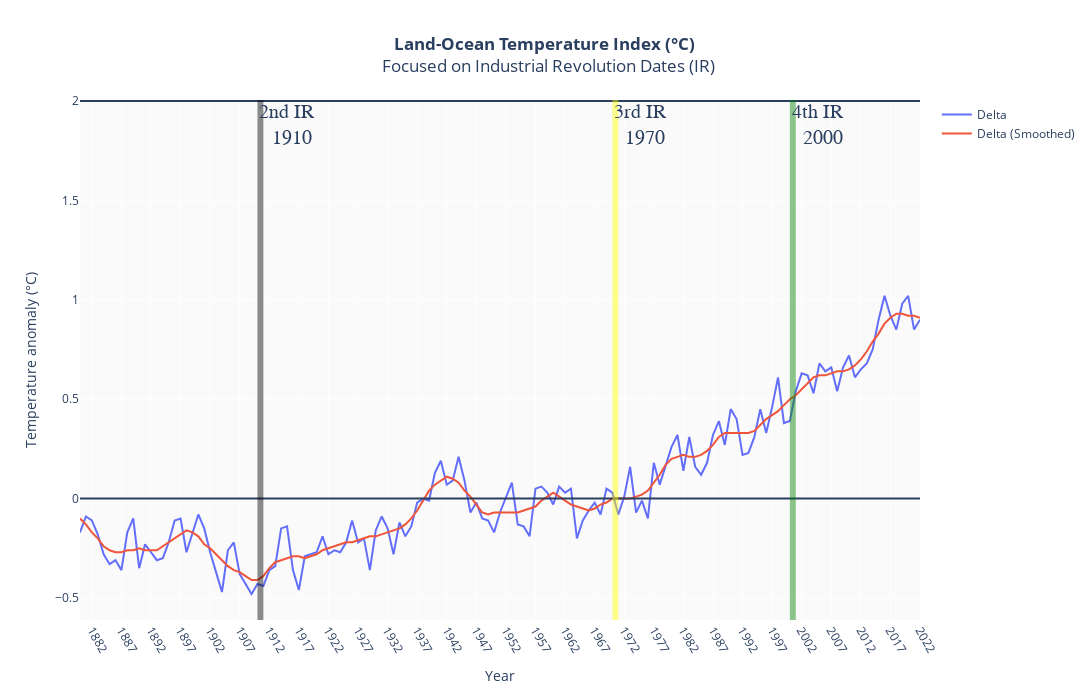

The notebook cell this image was saved under:
### Markdown cell above
### Land-Ocean Temperature Index - Visualization

### Code cell
fig = go.Figure(layout_title="<b>Land-Ocean Temperature Index (°C)</b>")
fig.add_trace(go.Scatter(
    x = df["Year"],
    y = df["Delta"],
    name="Delta",
))

fig.add_trace(go.Scatter(
    x = df["Year"],
    y = df["Detla (Smoothed)"],
    name="Delta (Smoothed)", 
))

fig.update_layout(
    autosize=False,
    width=1300,
    height=700,
    plot_bgcolor='rgb(250,250,250)',
    xaxis = dict(
    tickmode = 'linear',
    tick0 = 2,
    dtick = 5,
    ),
)
fig.update_yaxes(title_text="Temperature anomaly (°C)")
fig.update_xaxes(title_text="Year", tickangle=60)
fig.add_hline(y=0.0)
# To add maximum Temperature Delta line : uncomment the following line
fig.add_hline(y=2.0)
fig.update_layout(title_x=0.5)

fig.add_vrect(x0="1910", x1="1911", annotation_text="2nd IR <br> 1910", annotation_position="top left",
annotation=dict(font_size=20, font_family="Times New Roman"),
fillcolor="black", opacity=0.45, line_width=0)

fig.add_vrect(x0="1970", x1="1971", annotation_text="3rd IR <br> 1970", annotation_position="top left",
annotation=dict(font_size=20, font_family="Times New Roman"),
fillcolor="yellow", opacity=0.45, line_width=0)

fig.add_vrect(x0="2000", x1="2001", annotation_text="4th IR <br> 2000", annotation_position="top left",
annotation=dict(font_size=20, font_family="Times New Roman"),
fillcolor="green", opacity=0.45, line_width=0)

fig.update_layout(title_x=0.5, title_text="<b>Land-Ocean Temperature Index (°C)</b> <br> Focused on Industrial Revolution Dates (IR)")

fig.show()

### Figure 1 — Plotly figure (JSON) as saved in the notebook; plotly's stock layout.template omitted (floating-point values rounded to 4 significant figures; data arrays with more than 128 entries replaced by an {"elided": "..."} marker saying what was removed)
{"data": [{"name": "Delta", "type": "scatter", "x": {"elided": "143 int values"}, "y": {"elided": "143 float values"}}, {"name": "Delta (Smoothed)", "type": "scatter", "x": {"elided": "143 int values"}, "y": {"elided": "143 float values"}}], "layout": {"annotations": [{"font": {"family": "Times New Roman", "size": 20}, "showarrow": false, "text": "2nd IR <br> 1910", "x": "1910", "xanchor": "left", "xref": "x", "y": 1, "yanchor": "top", "yref": "y domain"}, {"font": {"family": "Times New Roman", "size": 20}, "showarrow": false, "text": "3rd IR <br> 1970", "x": "1970", "xanchor": "left", "xref": "x", "y": 1, "yanchor": "top", "yref": "y domain"}, {"font": {"family": "Times New Roman", "size": 20}, "showarrow": false, "text": "4th IR <br> 2000", "x": "2000", "xanchor": "left", "xref": "x", "y": 1, "yanchor": "top", "yref": "y domain"}], "autosize": false, "height": 700, "plot_bgcolor": "rgb(250,250,250)", "shapes": [{"type": "line", "x0": 0, "x1": 1, "xref": "x domain", "y0": 0, "y1": 0, "yref": "y"}, {"type": "line", "x0": 0, "x1": 1, "xref": "x domain", "y0": 2, "y1": 2, "yref": "y"}, {"fillcolor": "black", "line": {"width": 0}, "opacity": 0.45, "type": "rect", "x0": "1910", "x1": "1911", "xref": "x", "y0": 0, "y1": 1, "yref": "y domain"}, {"fillcolor": "yellow", "line": {"width": 0}, "opacity": 0.45, "type": "rect", "x0": "1970", "x1": "1971", "xref": "x", "y0": 0, "y1": 1, "yref": "y domain"}, {"fillcolor": "green", "line": {"width": 0}, "opacity": 0.45, "type": "rect", "x0": "2000", "x1": "2001", "xref": "x", "y0": 0, "y1": 1, "yref": "y domain"}], "title": {"text": "<b>Land-Ocean Temperature Index (°C)</b> <br> Focused on Industrial Revolution Dates (IR)", "x": 0.5}, "width": 1300, "xaxis": {"autorange": true, "dtick": 5, "range": [1880, 2022], "tick0": 2, "tickangle": 60, "tickmode": "linear", "title": {"text": "Year"}, "type": "linear"}, "yaxis": {"autorange": true, "range": [-0.6108, 2.005], "title": {"text": "Temperature anomaly (°C)"}, "type": "linear"}}}
